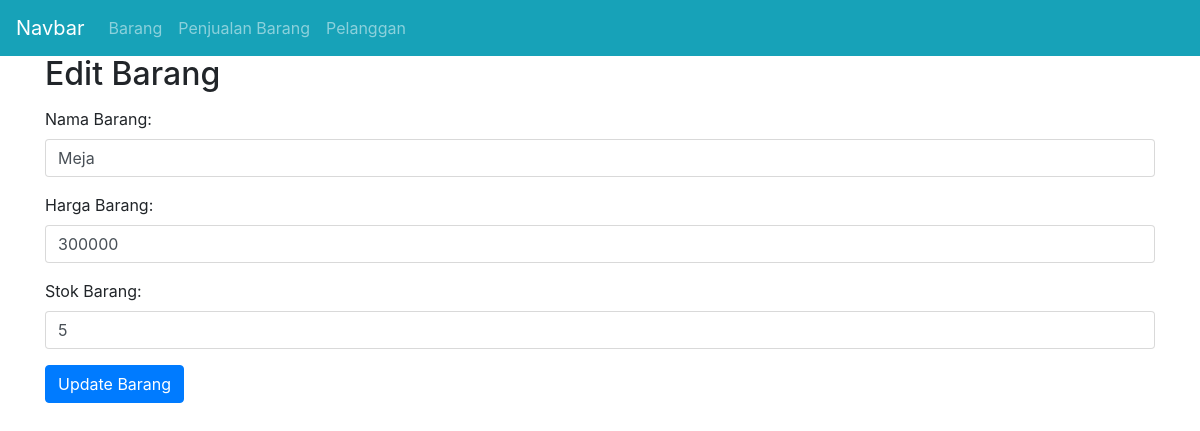
/barang-edit.php?id=1, run on the app's committed database.
### tables this page shows
CREATE TABLE `t_barang` (
  `id_brg` int(6) NOT NULL,
  `nama_brg` varchar(50) NOT NULL,
  `harga_brg` double NOT NULL,
  `stok_brg` int(6) NOT NULL
);

### barang-edit.php (the view, shortened to what this page needs)
<?php
    include('config/koneksi.php');
    $id = $_GET['id'];
    $query  = mysqli_query($conn, "SELECT * FROM t_barang WHERE id_brg='$id' ");
    $r   =   mysqli_fetch_assoc($query);
?>
<!DOCTYPE html>
<html lang="en">
<head>
    <link rel="stylesheet" href="assets/css/bootstrap.min.css">
</head>
<body>
    <nav class="navbar navbar-expand-lg navbar navbar-dark bg-info">
        <a class="navbar-brand" href="index.php">Navbar</a>
        <div class="collapse navbar-collapse" id="navbarSupportedContent">
            <ul class="navbar-nav mr-auto">
            <li class="nav-item">
                <a class="nav-link" href="barang.php">Barang</a>
            </li>
            <li class="nav-item">
                <a class="nav-link" href="#">Penjualan Barang</a>
            </li>
            <li class="nav-item">
                <a class="nav-link" href="#">Pelanggan</a>
            </li>
            </ul>
        </div>
    </nav>
    <div class="container">
    <h2>Edit Barang</h2>
        <form action="barang-update.php" method="POST">
            <div class="form-group">
                <label for="nama_brg">Nama Barang:</label>
                <input type="text" class="form-control" id="nama_brg" placeholder="Masukkan Nama" name="nama_brg" value="<?= $r['nama_brg']; ?>" required>
            </div>
            <div class="form-group">
                <label for="harga_brg">Harga Barang:</label>
                <input type="text" class="form-control" id="harga_brg" placeholder="Masukkan Harga Barang" name="harga_brg" value="<?= $r['harga_brg']; ?>" required>
            </div>
            <div class="form-group">
                <label for="stok_brg">Stok Barang:</label>
                <input type="text" class="form-control" id="stok_brg" placeholder="Masukkan Stok Barang" name="stok_brg" value="<?= $r['stok_brg']; ?>" required>
            </div>
            <button type="submit" name="submit" class="btn btn-primary">Update Barang</button>
        </form>
    </div>
</body>
</html>

### data on the page
t_barang: nama_brg "Meja", harga_brg "300000", stok_brg "5"
